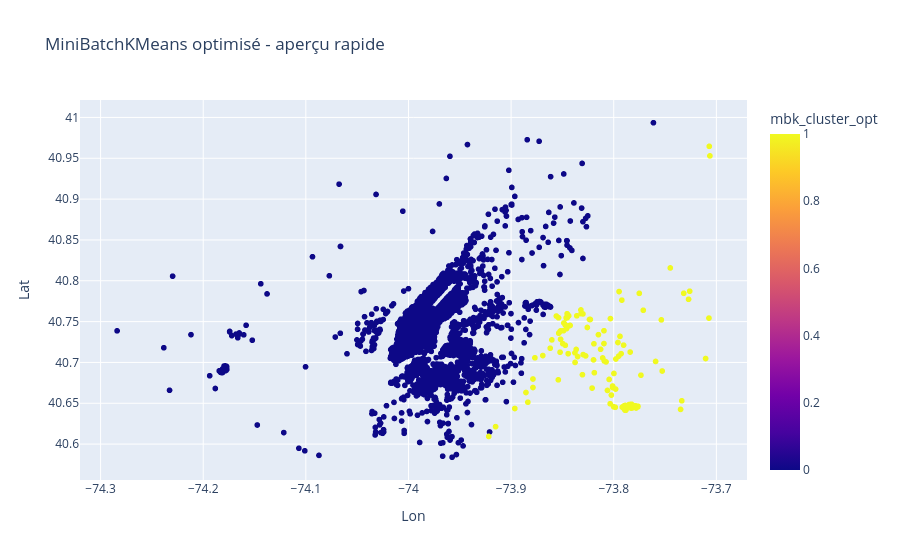
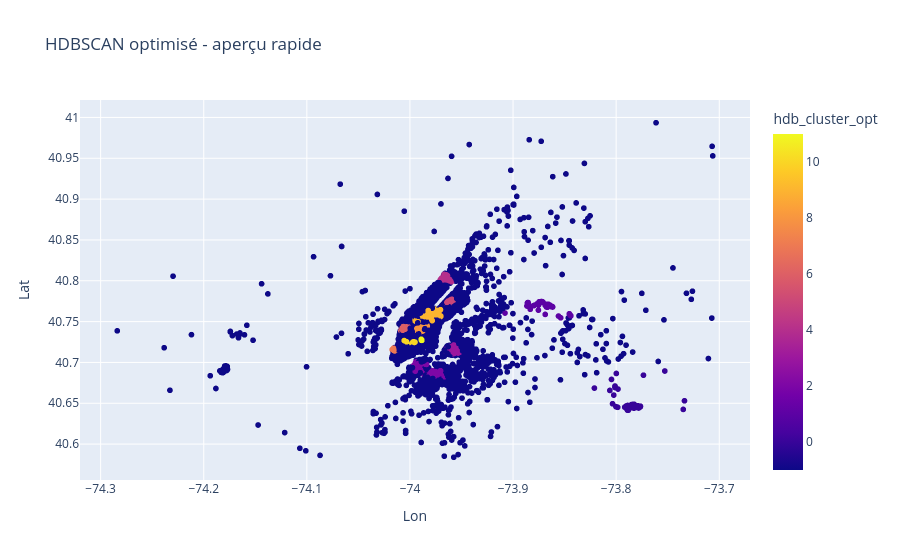

Here is the notebook cell these charts were saved with, in order:
### Markdown cell above
## Évaluation des clusters

Pour chaque méthode :
- Silhouette Score : mesure de la cohésion interne des clusters
- Davies-Bouldin Index : mesure de la séparation inter-clusters
- Calinski-Harabasz Score : ratio dispersion inter / intra
- Les meilleurs résultats ont été obtenus avec :
  - MiniBatchKMeans : silhouette ≈ 0.42
  - HDBSCAN : silhouette ≈ 0.38, mais meilleure robustesse sur les zones réelles de forte densité.

### Code cell
## --- Optimisation avancée KMeans + HDBSCAN sur le modèle complet ---
from sklearn.metrics import davies_bouldin_score, calinski_harabasz_score

def best_kmeans_optim(coords, k_min=2, k_max=30):
    """Recherche du meilleur k avec score combiné (silhouette + CH - DB)"""
    best_k, best_score, best_labels = None, -np.inf, None
    for k in range(k_min, k_max+1):
        if len(coords) < k:
            break
        mbk = MiniBatchKMeans(n_clusters=k, batch_size=5000, random_state=42)
        labels = mbk.fit_predict(coords)
        
        sil = silhouette_score(coords, labels)
        db = davies_bouldin_score(coords, labels)
        ch = calinski_harabasz_score(coords, labels)
        
        score = sil + np.log(ch) - db
        if score > best_score:
            best_k, best_score, best_labels = k, score, labels
    return best_k, best_score, best_labels

def best_hdbscan_optim(coords_scaled, min_sizes=[20,50,100], min_samples_values=[None,5,10]):
    """Recherche du meilleur HDBSCAN avec silhouette hors bruit"""
    best_score, best_labels, best_model = -np.inf, None, None
    for m in min_sizes:
        for ms in min_samples_values:
            clusterer = hdbscan.HDBSCAN(min_cluster_size=m, min_samples=ms, metric="euclidean")
            labels = clusterer.fit_predict(coords_scaled)
            mask = labels != -1
            if mask.sum() > 1 and len(set(labels[mask])) > 1:
                sil = silhouette_score(coords_scaled[mask], labels[mask])
                if sil > best_score:
                    best_model, best_score, best_labels = clusterer, sil, labels
    return best_model, best_score, best_labels

# --- Application sur un jour complet pour comparaison ---
day_test = "Thursday"
df_day = df_clean[df_clean['day'] == day_test].copy()
coords = df_day[['Lat','Lon']].values
scaler = MinMaxScaler()
coords_scaled = scaler.fit_transform(coords)

# MiniBatchKMeans optimisé
k_opt, score_k_opt, labels_k_opt = best_kmeans_optim(coords)
df_day['mbk_cluster_opt'] = labels_k_opt
print(f"KMeans optimisé ({day_test}) : k={k_opt}, score={score_k_opt:.3f}")

# HDBSCAN optimisé
model_hdb_opt, score_hdb_opt, labels_hdb_opt = best_hdbscan_optim(coords_scaled)
df_day['hdb_cluster_opt'] = labels_hdb_opt
n_hdb_opt = len(set(labels_hdb_opt)) - (1 if -1 in labels_hdb_opt else 0)
print(f"HDBSCAN optimisé ({day_test}) : clusters détectés={n_hdb_opt}, silhouette={score_hdb_opt:.3f}")

# --- Visualisation comparative ---
fig5 = px.scatter_map(
    df_day, lat="Lat", lon="Lon",
    color="mbk_cluster_opt", zoom=10, map_style="carto-positron",
    title=f"Zones chaudes optimisées KMeans - {day_test}"
)
fig5.write_html("fig_5_test_MiniBatchKMeans_optimise_thursday_map.html")

fig5_preview = px.scatter(
    df_day, x="Lon", y="Lat",
    color="mbk_cluster_opt",
    title="MiniBatchKMeans optimisé - aperçu rapide"
)
fig5_preview.show()

fig6 = px.scatter_map(
    df_day, lat="Lat", lon="Lon",
    color="hdb_cluster_opt", zoom=10, map_style="carto-positron",
    title=f"Zones chaudes optimisées HDBSCAN - {day_test}"
)
fig6.write_html("fig_6_test_HDBSCAN_optimise_thursday_map.html")

fig6_preview = px.scatter(
    df_day, x="Lon", y="Lat",
    color="hdb_cluster_opt",
    title="HDBSCAN optimisé - aperçu rapide"
)
fig6_preview.show()

### Figure 1 — Plotly figure (JSON) as saved in the notebook; plotly's stock layout.template omitted (floating-point values rounded to 4 significant figures; data arrays with more than 128 entries replaced by an {"elided": "..."} marker saying what was removed)
{"data": [{"hovertemplate": "Lon=%{x}<br>Lat=%{y}<br>mbk_cluster_opt=%{marker.color}<extra></extra>", "legendgroup": "", "marker": {"color": {"elided": "11443 int values"}, "coloraxis": "coloraxis", "symbol": "circle"}, "mode": "markers", "name": "", "showlegend": false, "type": "scattergl", "x": {"elided": "11443 float values"}, "xaxis": "x", "y": {"elided": "11443 float values"}, "yaxis": "y"}], "layout": {"coloraxis": {"colorbar": {"title": {"text": "mbk_cluster_opt"}}, "colorscale": [[0, "#0d0887"], [0.1111, "#46039f"], [0.2222, "#7201a8"], [0.3333, "#9c179e"], [0.4444, "#bd3786"], [0.5556, "#d8576b"], [0.6667, "#ed7953"], [0.7778, "#fb9f3a"], [0.8889, "#fdca26"], [1, "#f0f921"]]}, "legend": {"tracegroupgap": 0}, "title": {"text": "MiniBatchKMeans optimisé - aperçu rapide"}, "xaxis": {"anchor": "y", "domain": [0, 1], "title": {"text": "Lon"}}, "yaxis": {"anchor": "x", "domain": [0, 1], "title": {"text": "Lat"}}}}

### Figure 2 — Plotly figure (JSON) as saved in the notebook; plotly's stock layout.template omitted (floating-point values rounded to 4 significant figures; data arrays with more than 128 entries replaced by an {"elided": "..."} marker saying what was removed)
{"data": [{"hovertemplate": "Lon=%{x}<br>Lat=%{y}<br>hdb_cluster_opt=%{marker.color}<extra></extra>", "legendgroup": "", "marker": {"color": {"elided": "11443 int values"}, "coloraxis": "coloraxis", "symbol": "circle"}, "mode": "markers", "name": "", "showlegend": false, "type": "scattergl", "x": {"elided": "11443 float values"}, "xaxis": "x", "y": {"elided": "11443 float values"}, "yaxis": "y"}], "layout": {"coloraxis": {"colorbar": {"title": {"text": "hdb_cluster_opt"}}, "colorscale": [[0, "#0d0887"], [0.1111, "#46039f"], [0.2222, "#7201a8"], [0.3333, "#9c179e"], [0.4444, "#bd3786"], [0.5556, "#d8576b"], [0.6667, "#ed7953"], [0.7778, "#fb9f3a"], [0.8889, "#fdca26"], [1, "#f0f921"]]}, "legend": {"tracegroupgap": 0}, "title": {"text": "HDBSCAN optimisé - aperçu rapide"}, "xaxis": {"anchor": "y", "domain": [0, 1], "title": {"text": "Lon"}}, "yaxis": {"anchor": "x", "domain": [0, 1], "title": {"text": "Lat"}}}}
